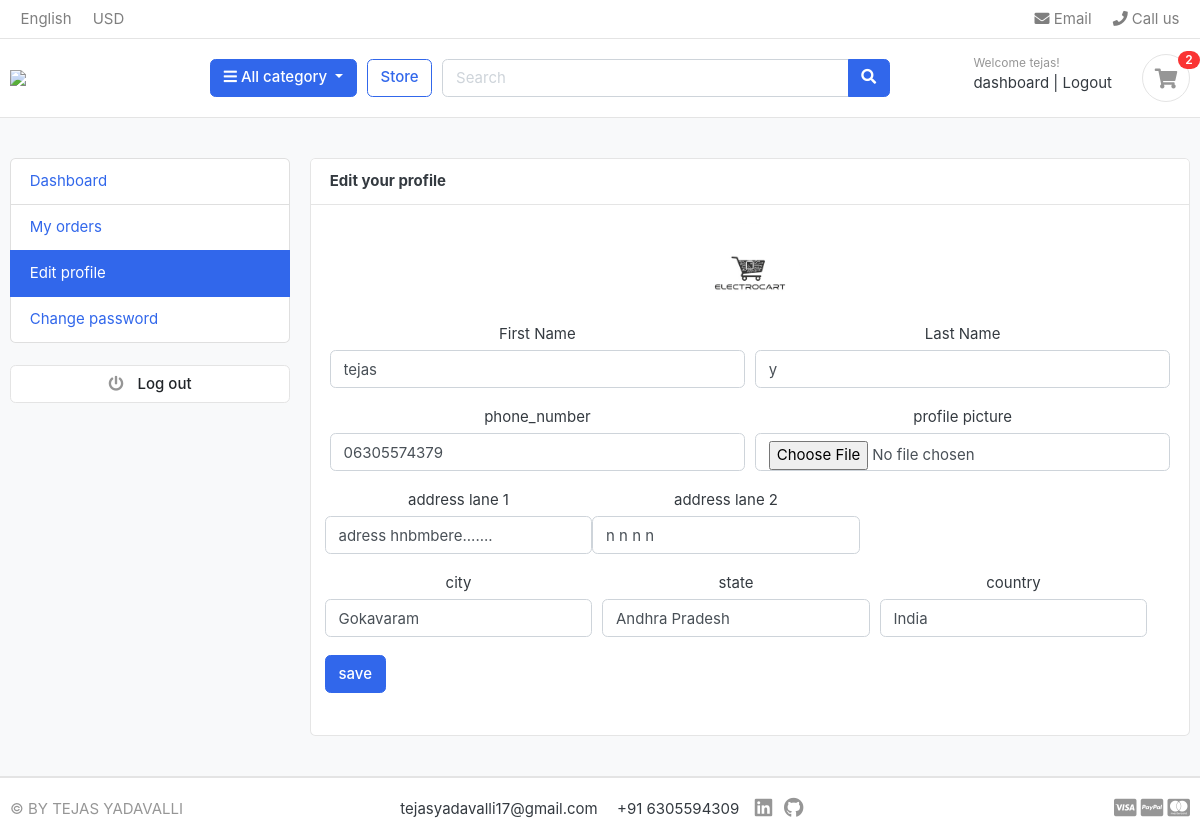
/accounts/edit_profile/ (signed in), run on the app's committed database.
### accounts/models.py (models this page shows, shortened)
class account(AbstractBaseUser):
    first_name = models.CharField(max_length=50)
    last_name = models.CharField(max_length=50)
    username = models.CharField(max_length=50, unique=True)
    email = models.EmailField(max_length=100, unique=True)
    phone_number = models.CharField(max_length=12, unique=True)
    date_joined = models.DateTimeField(auto_now_add=True)
    last_login = models.DateTimeField(auto_now_add=True)
    is_admin = models.BooleanField(default=False)
    is_staff = models.BooleanField(default=False)
    is_active = models.BooleanField(default=False)
    is_superadmin = models.BooleanField(default=False)
    USERNAME_FIELD = 'email'
    REQUIRED_FIELDS = ['username', 'first_name', 'last_name']
    objects = MyAccountManager()

class UserProfile(models.Model):
    user = models.OneToOneField(account, on_delete=models.CASCADE)
    address_line_1 = models.CharField(max_length=100, blank=True)
    address_line_2 = models.CharField(max_length=100, blank=True)
    profile_picture = models.ImageField(upload_to='userprofile', blank=True)
    city = models.CharField(max_length=20, blank=True)
    state = models.CharField(max_length=20, blank=True)
    country = models.CharField(max_length=20, blank=True)

### accounts/views.py (the view)
# urls.py: path('edit_profile/', views.edit_profile, name='edit_profile'),  # Add to cart view
@login_required(login_url='login')
def edit_profile(request):
    userprofile = get_object_or_404(UserProfile, user=request.user)
    if request.method == 'POST':
        user_form = UserForm(request.POST, instance=request.user)
        profile_form = UserProfileform(request.POST, request.FILES, instance=userprofile)
        if user_form.is_valid() and profile_form.is_valid():
            user_form.save()
            profile_form.save()
            messages.success(request, "Profile updated successfully.")
            return redirect('edit_profile')
        else:
            context = {
                'user_form': user_form,
                'profile_form': profile_form,
            }
            return render(request, 'accounts/edit_profile.html', context)
    else:
        user_form = UserForm(instance=request.user)
        profile_form = UserProfileform(instance=userprofile)
    context = {
            'user_form': user_form,
            'profile_form': profile_form,
            'userprofile': userprofile,
        }
    return render(request, 'accounts/edit_profile.html', context)

### accounts/forms.py
class UserForm(forms.ModelForm):
    class Meta:
        model = account
        fields = ['first_name', 'last_name', 'phone_number']
    def __init__(self, *args, **kwargs):
        super(UserForm, self).__init__(*args, **kwargs)
        for field in self.fields:
            self.fields[field].widget.attrs['class'] = 'form-control'

class UserProfileform(forms.ModelForm):
    profile_picture = forms.ImageField(required=False, error_messages={'invalid': "Image files only"}, widget=forms.FileInput)
    class Meta:
        model = UserProfile
        fields = ['address_line_1', 'address_line_2','profile_picture', 'city', 'state', 'country']
    def __init__(self, *args, **kwargs):
        super(UserProfileform, self).__init__(*args, **kwargs)
        for field in self.fields:
            self.fields[field].widget.attrs['class'] = 'form-control'

### cart/context_processor.py (called while the page is built)
def counter(request):
    cart_count = 0  # Initialize cart count to 0
    if 'admin' in request.path:  # Check if the request path contains 'admin'
        return {}  # Return an empty dictionary if it does
    else:
        try:
            cart = Cart.objects.filter(cart_id=_cart_id(request))  # Get the cart using the session key
            if request.user.is_authenticated:
                cart_items = CartItem.objects.filter(user=request.user)
            else:
                cart_items = CartItem.objects.filter(cart=cart[:1])  # Get the first cart item
            for cart_item in cart_items:
                cart_count += cart_item.quantity
        except Cart.DoesNotExist:
            cart_count = 0
    return dict(cart_count=cart_count)  # Return the cart count as a context variable

### cart/views.py (called while the page is built)
def _cart_id(request):
    cart = request.session.session_key  # Get the session key for the cart
    if not cart:
        cart = request.session.create()  # Create a new session if it doesn't exist
    return cart

### category/context_processor.py (called while the page is built)
def menu_links(self):
    links = Category.objects.all()
    return dict(links=links)

### category/models.py (called while the page is built)
    def get_url(self):
        return reverse('product_by_category', args=[self.slug])

### templates/accounts/edit_profile.html (shortened to what this page needs)
{% extends "base.html" %}
{% block content %}
<section class="section-conten padding-y bg">
<div class="container">
	<div class="row">
	<aside class="col-md-3">
		{% include "includes/dashboard_sidebar.html" %}
	</aside>
	<main class="col-md-9">
		<article class="card">
		<header class="card-header">
			<strong class="d-inline-block mr-3">Edit your profile</strong>
		</header>
		<div class="card-body">
            <div class="text-center mb-4">
                <img src="{{ userprofile.profile_picture.url }}" alt="Profile Picture" class="img-fluid rounded-circle" style="width: 100px; height: 100px; border-radius: 50%;">
			<div class="row">
				<div class="col-md-12">
                    <form method="POST" action="{% url 'edit_profile' %}" enctype="multipart/form-data">
                        <div class="form-row">
                            <div class="form-group col-md-6">
                                <label >First Name</label>
                                {{user_form.first_name}}
                            </div>
                            <div class="form-group col-md-6">
                                <label >Last Name</label>
                                {{user_form.last_name}}
                            </div>
                            <div class="form-group col-md-6">
                                <label >phone_number</label>
                                {{user_form.phone_number}}
                            </div>
                            <div class="form-group col-md-6">
                                <label >profile picture</label>
                                {{profile_form.profile_picture}}
                            </div>
                        <div class="form-row">
                            <div class="form-group col-12">
                                <label >address lane 1</label>
                                {{profile_form.address_line_1}}
                            </div>
                        </div>
                        <div class="form-row">
                            <div class="form-group col-12">
                                <label >address lane 2</label>
                                {{profile_form.address_line_2}}
                            </div>
                        </div>
                        <div class="form-row">
                            <div class="form-group col-md-4">
                                <label >city</label>
                                {{profile_form.city}}
                            </div>
                            <div class="form-group col-md-4">
                                <label >state</label>
                                {{profile_form.state}}
                            </div>
                            <div class="form-group col-md-4">
                                <label >country</label>
                                {{profile_form.country}}
                            </div>
                        </div>
                        <div class="form-row">
                            <div class="col-12">
                                <input type="submit" value="save" class="btn btn-primary">
                            </div>
                        </div>
                    </form>
                </div>
					</div>
				</div>
				</div>
			</div>
		</div>
</section>
</body>
</html>
{% endblock %}

### templates/includes/nav.html (shortened to what this page needs)
{% load static %}
<header class="section-header">
    <nav class="navbar p-md-0 navbar-expand-sm navbar-light border-bottom">
    <div class="container">
      <div class="collapse navbar-collapse" id="navbarTop4">
        <ul class="navbar-nav mr-auto">
            <li class="nav-item dropdown">
                 <a href="./" class="nav-link">   English </a>
            </li>
            <li class="nav-item dropdown">
                <a href="./" class="nav-link"> USD </a>
            </li>
        </ul>
        <ul class="navbar-nav">
            <li><a href="mailto:tejasyadavalli17@gmail.com" class="nav-link"> <i class="fa fa-envelope"></i> Email </a></li>
            <li><a href="tel:+916305594309" class="nav-link"> <i class="fa fa-phone"></i> Call us </a></li>
        </ul>
      </div>
    </div>
    </nav>
    <section class="header-main border-bottom">
        <div class="container">
    <div class="row align-items-center">
        <div class="col-lg-2 col-md-3 col-6">
            <a href="{% url "home" %}" class="brand-wrap">
                <img class="logo" src="{% static 'images/logo.jpg' %}">
            </a>
        </div>
        <div class="col-lg col-sm col-md col-6 flex-grow-0">
            <div class="category-wrap dropdown d-inline-block float-right">
                <button type="button" class="btn btn-primary dropdown-toggle" data-toggle="dropdown">
                    <i class="fa fa-bars"></i> All category
                </button>
            </div>
        </div>
        <a href="{% url 'store' %}" class="btn btn-outline-primary">Store</a>
        <div class="col-lg  col-md-6 col-sm-12 col">
            <form action="{% url 'search' %}" class="search" method="get">
                <div class="input-group w-100">
                    <input type="text" class="form-control" style="width:60%;" placeholder="Search" name="keyword">
                    <div class="input-group-append">
                      <button class="btn btn-primary" type="submit">
                        <i class="fa fa-search"></i>
                      </button>
                    </div>
                </div>
            </form>
        </div>
        <div class="col-lg-3 col-sm-6 col-8 order-2 order-lg-3">
                    <div class="d-flex justify-content-end mb-3 mb-lg-0">
                        {% if user.id is None %}
                        <div class="widget-header">
                            <small class="title text-muted">Welcome guest!</small>
                            <div>
                                <a href="{% url 'login' %}">Sign in</a> <span class="dark-transp"> | </span>
                                <a href="{% url 'register' %}"> Register</a>
                            </div>
                        </div>
                        {% else %}
                        <div class="widget-header">
                            <small class="title text-muted">Welcome {{ user.first_name }}!</small>
                            <div>
                                <a href="{% url 'dashboard' %}"> dashboard</a><span class="dark-transp"> | </span>
                                <a href="{% url 'logout' %}">Logout</a>
                            </div>
                        </div>
                        {% endif %}
                        <a href="{% url 'cart' %}" class="widget-header pl-3 ml-3">
                            <div class="icon icon-sm rounded-circle border"><i class="fa fa-shopping-cart"></i></div>
                            <span class="badge badge-pill badge-danger notify">{{cart_count}}</span>
                        </a>
                    </div>
                </div>
    </div>
        </div>
    </section>
    </header>

### static/css/ui.css (style rules this page uses)
html { font-family: "Inter", sans-serif; font-size: 15px; }
.icon-xs, .icon-sm, .icon-md, .icon-lg { display: inline-block; text-align: center; flex-shrink: 0; flex-grow: 0; }
.icon-sm { width: 48px; height: 48px; line-height: 48px !important; font-size: 20px; }
.padding-y { padding-top: 40px; padding-bottom: 40px; }
article:after, .form-group:after { display: block; clear: both; content: ""; }
.bg { background-color: #f8f9fa; }
.header-main { position: relative; padding-top: 1rem; padding-bottom: 1rem; }
.brand-wrap .logo, .navbar-brand .logo { margin-right: 7px; max-height: 42px; display: inline-block; }
.widget-header { display: inline-block; vertical-align: middle; position: relative; }
.widget-header a { color: #343a40; }
.widget-header i { color: #969696; }
.widget-header .title { display: block; }
.widget-header .notify { position: absolute; top: -3px; right: -10px; }
.notify { position: absolute; top: -4px; right: -10px; display: inline-block; padding: 0.25em 0.6em; font-size: 12px; line-height: 1; text-align: center; border-radius: 3rem; color: #fff; background-color: #fa3434; }

### data on the page
account: first_name "tejas", last_name "y", phone_number "06305574379"
UserProfile: profile_picture (picture), address_line_1 "adress hnbmbere.......", address_line_2 "n n n n", city "Gokavaram", state "Andhra Pradesh", country "India"

### other printed values
{{ cart_count }} "2"
